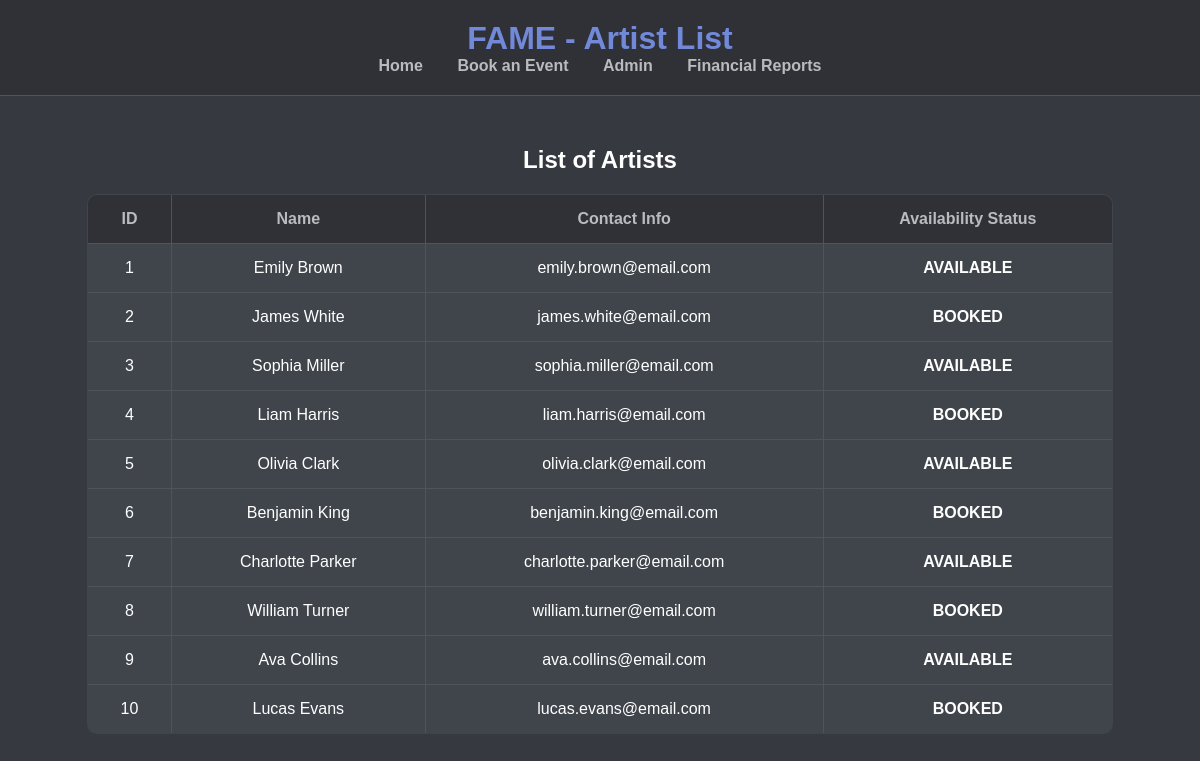
Page /PHP/artists.php on the committed database.
### tables this page shows
CREATE TABLE ARTIST (
    ArtistID INT PRIMARY KEY AUTO_INCREMENT,
    Name VARCHAR(100) NOT NULL,
    ContactInfo VARCHAR(255) NOT NULL,
    AvailabilityStatus VARCHAR(50),
    Gender CHAR(1) CHECK (Gender IN ('M', 'F', 'O')),
    DateOfBirth DATE NOT NULL
);

### PHP/artists.php (the view, shortened to what this page needs)
<?php
include 'db_connect.php';
$sql = "SELECT ArtistID, Name, ContactInfo, AvailabilityStatus FROM ARTIST";
$result = $conn->query($sql);
?>
<!DOCTYPE html>
<html lang="en">
<head>
    <link rel="stylesheet" href="artists.css">
</head>
<body class="artists-page">
    <header>
        <h1>FAME - Artist List</h1>
        <nav>
            <a href="index.php">Home</a>
            <a href="event_booking.php">Book an Event</a>
            <a href="admin.php">Admin</a>
            <a href="financials.php">Financial Reports</a>
        </nav>
    </header>
    <main>
        <h2>List of Artists</h2>
        <table id="artistTable">
            <thead>
                <tr>
                    <th>ID</th>
                    <th>Name</th>
                    <th>Contact Info</th>
                    <th>Availability Status</th>
                </tr>
            </thead>
            <tbody>
                <?php while ($row = $result->fetch_assoc()) { ?>
                    <tr>
                        <td><?= htmlspecialchars($row['ArtistID']); ?></td>
                        <td><?= htmlspecialchars($row['Name']); ?></td>
                        <td><?= htmlspecialchars($row['ContactInfo']); ?></td>
                        <td><?= htmlspecialchars($row['AvailabilityStatus']); ?></td>
                    </tr>
                <?php } ?>
            </tbody>
        </table>
    </main>
</body>
</html>

### PHP/artists.css (style rules this page uses)
body { font-family: Arial, sans-serif; margin: 0; padding: 0; background-color: #36393F; color: #FFFFFF; }
header { background-color: #2F3136; padding: 20px; text-align: center; border-bottom: 1px solid #4F535C; }
header h1 { margin: 0; color: #7289DA; }
nav a { color: #B9BBBE; text-decoration: none; margin: 0 15px; font-weight: bold; }
main { padding: 30px; text-align: center; }
table { width: 90%; margin: 20px auto; border-collapse: collapse; background-color: #40444B; color: #FFFFFF; border-radius: 10px; overflow: hidden; border: 1px solid #4F535C; }
th, td { padding: 15px; text-align: center; border: 1px solid #4F535C; }
th { background-color: #2F3136; color: #B9BBBE; font-weight: bold; }
td { background-color: #40444B; }
td:nth-child(4) { font-weight: bold; text-transform: uppercase; }

### rows in the picture
artist: ArtistID "1", Name "Emily Brown", ContactInfo "emily.brown@email.com", AvailabilityStatus "AVAILABLE"
artist: ArtistID "2", Name "James White", ContactInfo "james.white@email.com", AvailabilityStatus "BOOKED"
artist: ArtistID "3", Name "Sophia Miller", ContactInfo "sophia.miller@email.com", AvailabilityStatus "AVAILABLE"
artist: ArtistID "4", Name "Liam Harris", ContactInfo "liam.harris@email.com", AvailabilityStatus "BOOKED"
artist: ArtistID "5", Name "Olivia Clark", ContactInfo "olivia.clark@email.com", AvailabilityStatus "AVAILABLE"
artist: ArtistID "6", Name "Benjamin King", ContactInfo "benjamin.king@email.com", AvailabilityStatus "BOOKED"
artist: ArtistID "7", Name "Charlotte Parker", ContactInfo "charlotte.parker@email.com", AvailabilityStatus "AVAILABLE"
artist: ArtistID "8", Name "William Turner", ContactInfo "william.turner@email.com", AvailabilityStatus "BOOKED"
artist: ArtistID "9", Name "Ava Collins", ContactInfo "ava.collins@email.com", AvailabilityStatus "AVAILABLE"
artist: ArtistID "10", Name "Lucas Evans", ContactInfo "lucas.evans@email.com", AvailabilityStatus "BOOKED"
